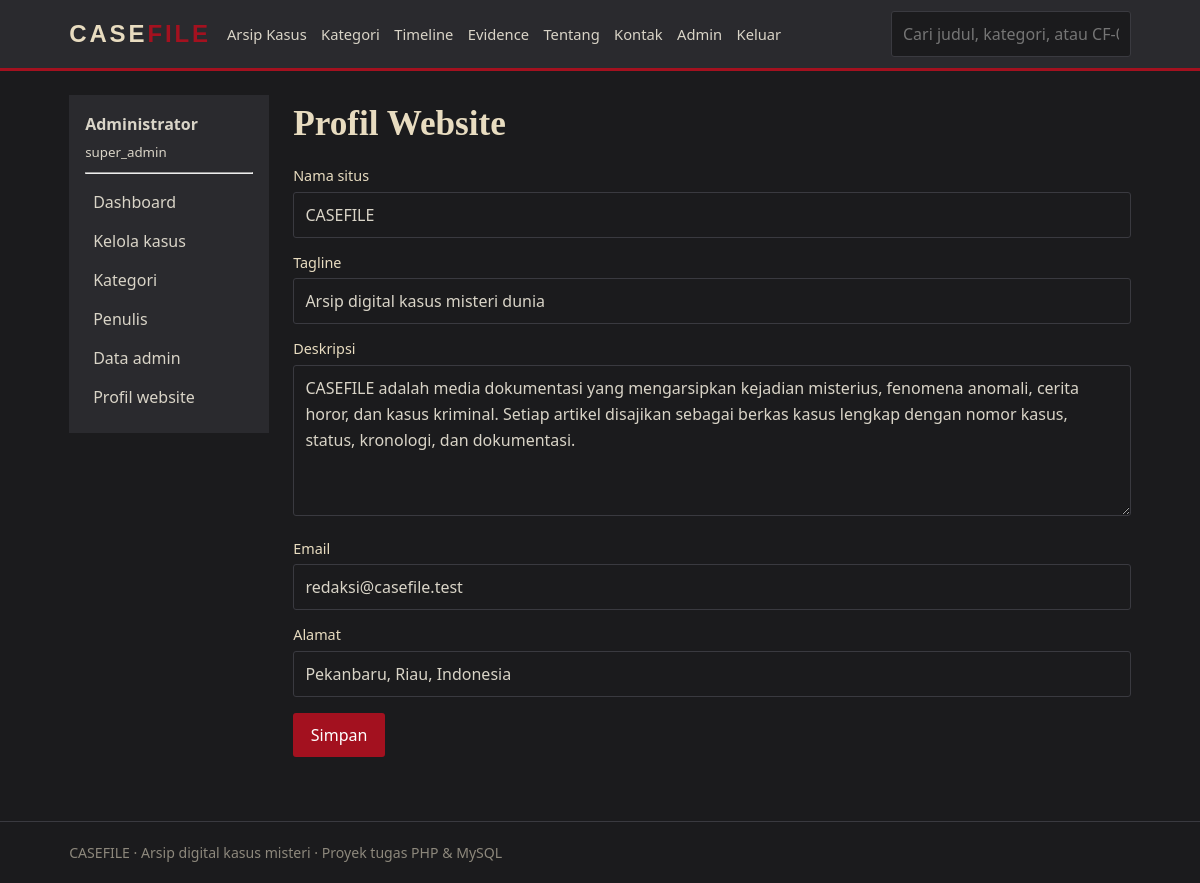
/admin/profile.php (signed in), run on the app's committed database.
### tables this page shows
CREATE TABLE site_profile (
  id INT PRIMARY KEY,
  nama_situs VARCHAR(100),
  tagline VARCHAR(200),
  deskripsi TEXT,
  email VARCHAR(100),
  alamat VARCHAR(200)
);

### koneksi.php (called while the page is built, shortened)
<?php
function e($s) { return htmlspecialchars((string)$s, ENT_QUOTES, 'UTF-8'); }

### admin/profile.php (the view, shortened to what this page needs)
<?php
require 'auth.php'; $title = 'Profil Website'; $ok = false;
$p = $conn->query("SELECT * FROM site_profile WHERE id=1")->fetch_assoc();
include '_head.php';
?>
<h1>Profil Website</h1>
<form method="post" class="f"><?= csrf_field() ?>
  <label>Nama situs</label><input name="nama_situs" value="<?= e($p['nama_situs']) ?>">
  <label>Tagline</label><input name="tagline" value="<?= e($p['tagline']) ?>">
  <label>Deskripsi</label><textarea name="deskripsi" rows="5"><?= e($p['deskripsi']) ?></textarea>
  <label>Email</label><input name="email" value="<?= e($p['email']) ?>">
  <label>Alamat</label><input name="alamat" value="<?= e($p['alamat']) ?>">
  <p><button>Simpan</button></p>
</form>
<?php include '_foot.php'; ?>

### assets/style.css (style rules this page uses)
:root { --char:#1b1b1d;--gray:#2a2a2e;--gray2:#3a3a40;--red:#a3111f;--paper:#e8dcc0;--ink:#d9d4c7 }
* { box-sizing:border-box }
body { margin:0;background:var(--char);color:var(--ink);font:16px/1.65 "Segoe UI",system-ui,sans-serif }
h1,h2,h3 { font-family:Georgia,"Times New Roman",serif;color:var(--paper);line-height:1.25;margin:.2em 0 .5em }
h1 { font-size:2.2rem }
.search input,input,select,textarea { background:var(--char);border:1px solid var(--gray2);color:var(--ink);padding:.55rem .7rem;border-radius:3px;font:inherit;width:100% }
form.f label { display:block;margin:.8rem 0 .25rem;font-size:.9rem;color:var(--paper) }
button,.btn { background:var(--red);color:#fff;border:0;padding:.55rem 1.1rem;border-radius:3px;cursor:pointer;font:inherit;display:inline-block }

### data on the page
site_profile: nama_situs "CASEFILE", tagline "Arsip digital kasus misteri dunia", deskripsi "CASEFILE adalah media dokumentasi yang mengarsipkan kejadian misterius, fenomena anomali, cerita horor, dan kasus kriminal. Setiap artikel disajikan sebagai berkas kasus lengkap dengan nomor kasus, status, kronologi, dan dokumentasi.", email "redaksi@casefile.test", alamat "Pekanbaru, Riau, Indonesia"

### other printed values
$me['nama'] "Administrator"
$me['role'] "super_admin"
